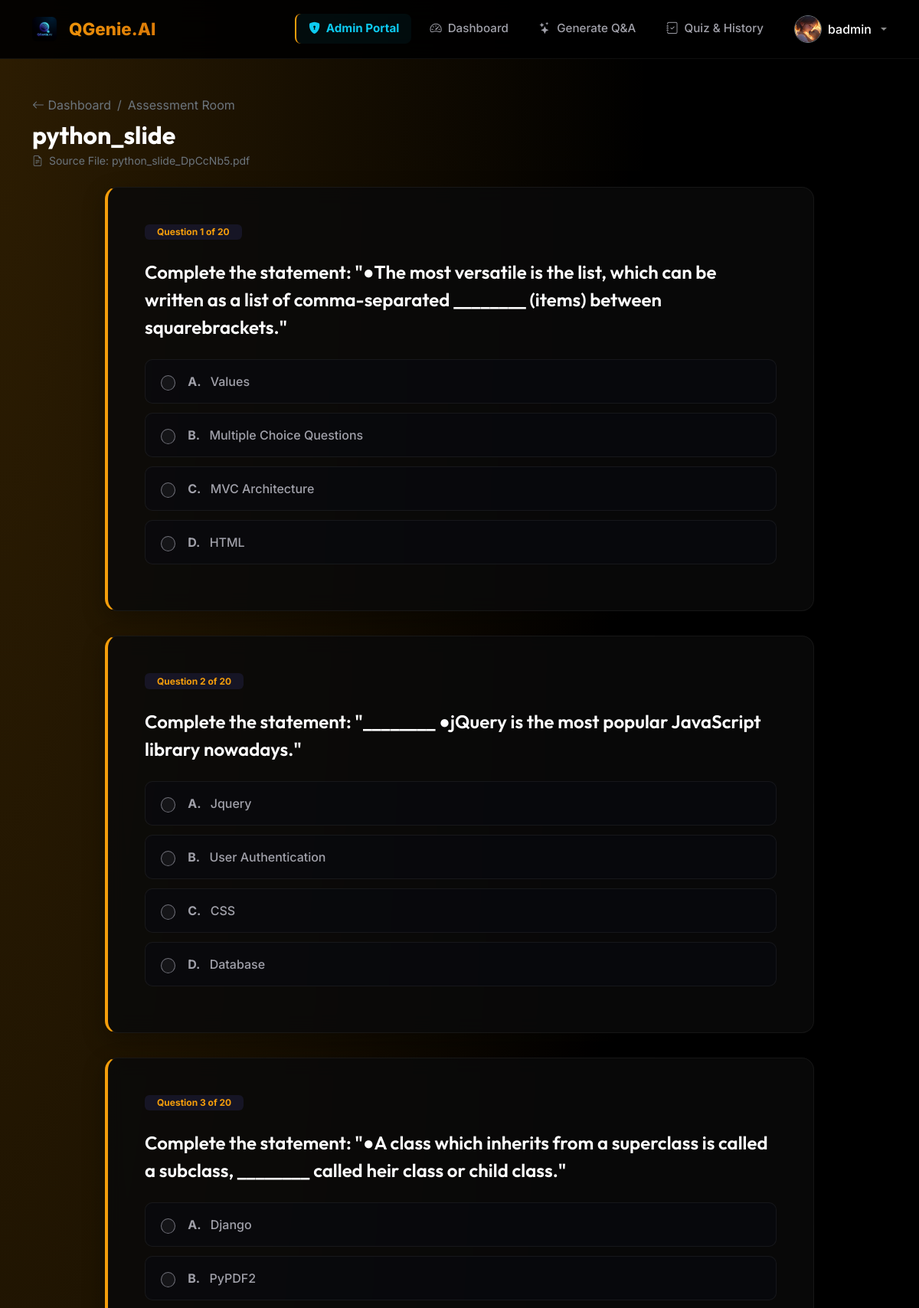
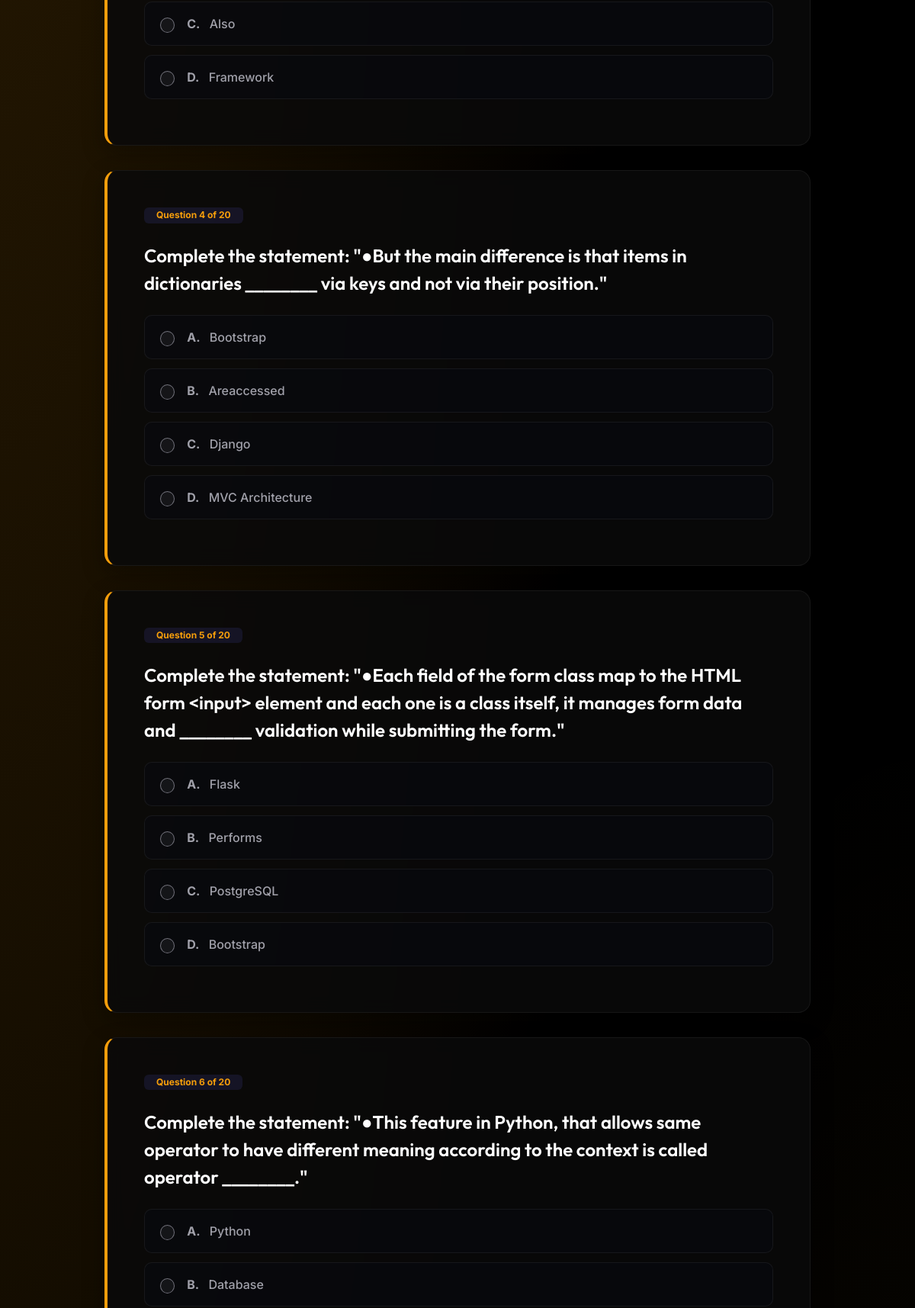
The page /quiz/16/ (signed in, upper part) on the database its author committed (2 pictures, top to bottom).
### QGenieAIapp/models.py (models this page shows, shortened)
class UserProfile(models.Model):
    THEME_CHOICES = [
        ('indigo', 'Indigo Glow'),
        ('emerald', 'Emerald Forest'),
        ('rose', 'Rose Quartz'),
        ('amber', 'Amber Gold'),
        ('dark', 'Midnight Dark'),
    ]
    THEME_MODE_CHOICES = [
        ('light', 'Light Mode'),
        ('dark', 'Dark Mode'),
        ('night', 'Night Mode'),
    ]
    user = models.OneToOneField(User, on_delete=models.CASCADE, related_name='profile')
    avatar = models.ImageField(upload_to='avatars/', blank=True, null=True)
    theme = models.CharField(max_length=20, choices=THEME_CHOICES, default='indigo')
    theme_mode = models.CharField(max_length=20, choices=THEME_MODE_CHOICES, default='dark')

class UploadedFile(models.Model):
    FILE_TYPES = [
        ('PDF', 'PDF Document'),
        ('TXT', 'Plain Text File'),
    ]
    user = models.ForeignKey(User, on_delete=models.CASCADE, related_name='uploaded_files')
    file = models.FileField(upload_to='uploads/')
    title = models.CharField(max_length=255)
    file_type = models.CharField(max_length=10, choices=FILE_TYPES)
    include_answers = models.BooleanField(default=True)
    uploaded_at = models.DateTimeField(auto_now_add=True)
    summary_markdown = models.TextField(blank=True, null=True)
    detected_topic = models.CharField(max_length=100, blank=True, null=True)
    difficulty = models.CharField(max_length=20, default='medium')
    def filename(self):
        return os.path.basename(self.file.name)

class Question(models.Model):
    ANSWER_CHOICES = [
        ('A', 'Option A'),
        ('B', 'Option B'),
        ('C', 'Option C'),
        ('D', 'Option D'),
    ]
    file = models.ForeignKey(UploadedFile, on_delete=models.CASCADE, related_name='questions')
    question_text = models.TextField()
    option_a = models.TextField()
    option_b = models.TextField()
    option_c = models.TextField()
    option_d = models.TextField()
    correct_answer = models.CharField(max_length=1, choices=ANSWER_CHOICES)
    explanation = models.TextField(blank=True, null=True)

### QGenieAIapp/views.py (the view)
# urls.py: path('quiz/<int:file_id>/', views.quiz_view, name='quiz'),
@login_required
def quiz_view(request, file_id):
    file_obj = get_object_or_404(UploadedFile, id=file_id, user=request.user)
    questions = file_obj.questions.all().order_by('?')
    if not questions.exists():
        messages.error(request, "No questions found for this file. Please regenerate or re-upload.")
        return redirect('dashboard')
    timer_seconds = questions.count() * 60
    context = {
        'file_obj': file_obj,
        'questions': questions,
        'timer_seconds': timer_seconds,
    }
    return render(request, 'user_panel/quiz.html', context)

### templates/user_panel/quiz.html (shortened to what this page needs)
{% extends 'user_panel/base.html' %}
{% load static %}
{% block content %}
<div class="row">
    <div class="col-12 mb-4">
        <div class="d-flex align-items-center gap-2 text-secondary mb-2">
            <a href="{% url 'dashboard' %}" class="text-decoration-none text-secondary"><i class="bi bi-arrow-left"></i> Dashboard</a>
            <span>/</span>
            <span>Assessment Room</span>
        </div>
        <h2 class="text-white fw-bold mb-1">{{ file_obj.title }}</h2>
        <p class="text-secondary small mb-0"><i class="bi bi-file-earmark-text me-1"></i> Source File: {{ file_obj.filename }}</p>
    </div>
</div>
<form id="quizForm" method="post" action="{% url 'submit_quiz' %}">
    <div class="row">
        <div class="col-lg-10 mx-auto">
            {% for q in questions %}
                <div class="card glass-card question-card p-4 p-md-5" id="card_question_{{ forloop.counter }}">
                    <div class="d-flex justify-content-between align-items-center mb-4">
                        <span class="badge bg-indigo-subtle text-indigo px-3 py-1.5 fw-bold" style="color: var(--accent-primary); background-color: rgba(99, 102, 241, 0.12);">
                            Question {{ forloop.counter }} of {{ questions.count }}
                        </span>
                    </div>
                    <h4 class="text-white mb-4 fw-semibold lh-base">{{ q.question_text }}</h4>
                    <div class="options-sheet">
                        <label class="option-container" for="q_{{ q.id }}_A">
                            <input class="form-check-input" type="radio" name="question_{{ q.id }}" id="q_{{ q.id }}_A" value="A" required>
                            <span class="option-label"><strong class="me-2 text-indigo">A.</strong> {{ q.option_a }}</span>
                        </label>
                        <label class="option-container" for="q_{{ q.id }}_B">
                            <input class="form-check-input" type="radio" name="question_{{ q.id }}" id="q_{{ q.id }}_B" value="B">
                            <span class="option-label"><strong class="me-2 text-indigo">B.</strong> {{ q.option_b }}</span>
                        </label>
                        <label class="option-container" for="q_{{ q.id }}_C">
                            <input class="form-check-input" type="radio" name="question_{{ q.id }}" id="q_{{ q.id }}_C" value="C">
                            <span class="option-label"><strong class="me-2 text-indigo">C.</strong> {{ q.option_c }}</span>
                        </label>
                        <label class="option-container" for="q_{{ q.id }}_D">
                            <input class="form-check-input" type="radio" name="question_{{ q.id }}" id="q_{{ q.id }}_D" value="D">
                            <span class="option-label"><strong class="me-2 text-indigo">D.</strong> {{ q.option_d }}</span>
                        </label>
                    </div>
                </div>
            {% endfor %}
        </div>
    </div>
</form>
{% endblock %}

### templates/user_panel/base.html (shortened to what this page needs)
{% load static %}
<!DOCTYPE html>
<html lang="en">
<head>
    <link href="https://cdn.jsdelivr.net/npm/bootstrap@5.3.0/dist/css/bootstrap.min.css" rel="stylesheet">
    <link rel="stylesheet" href="https://cdn.jsdelivr.net/npm/bootstrap-icons@1.10.5/font/bootstrap-icons.css">
    <link rel="stylesheet" href="{% static 'css/user.css' %}">
</head>
<body data-theme="{{ user.profile.theme|default:'indigo' }}" data-theme-mode="{{ user.profile.theme_mode|default:'dark' }}">
    <nav class="navbar navbar-expand-lg navbar-dark navbar-custom">
        <div class="container">
            <a class="navbar-brand navbar-brand-custom" href="{% if user.is_authenticated %}{% url 'dashboard' %}{% else %}/{% endif %}">
                <img src="{% static 'img/logo.png' %}" alt="QGenie Logo" height="32" class="me-2 align-middle" style="border-radius: 6px;"> <span class="align-middle">QGenie.AI</span>
            </a>
            <div class="collapse navbar-collapse" id="navbarNav">
                <ul class="navbar-nav ms-auto align-items-center gap-2 mt-3 mt-lg-0">
                    {% if user.is_authenticated %}
                        {% if user.is_staff %}
                            <li class="nav-item">
                                <a class="nav-link nav-link-custom text-info fw-bold" href="{% url 'admin_dashboard' %}" style="border-left: 2px solid var(--accent-primary); background: rgba(0, 210, 255, 0.05);">
                                    <i class="bi bi-shield-lock-fill me-1"></i> Admin Portal
                                </a>
                            </li>
                        {% endif %}
                        <li class="nav-item">
                            <a class="nav-link nav-link-custom {% if request.resolver_match.url_name == 'dashboard' %}active{% endif %}" href="{% url 'dashboard' %}">
                                <i class="bi bi-speedometer2 me-1"></i> Dashboard
                            </a>
                        </li>
                        <li class="nav-item">
                            <a class="nav-link nav-link-custom {% if request.resolver_match.url_name == 'upload' %}active{% endif %}" href="{% url 'upload' %}">
                                <i class="bi bi-stars me-1"></i> Generate Q&A
                            </a>
                        </li>
                        <li class="nav-item">
                            <a class="nav-link nav-link-custom {% if request.resolver_match.url_name == 'history' %}active{% endif %}" href="{% url 'history' %}">
                                <i class="bi bi-journal-check me-1"></i> Quiz & History
                            </a>
                        </li>
                        <li class="nav-item dropdown ms-lg-3">
                            <a class="nav-link dropdown-toggle d-flex align-items-center gap-2 text-decoration-none" href="#" id="userDropdown" role="button" data-bs-toggle="dropdown" aria-expanded="false" style="padding: 0;">
                                {% if user.profile.avatar %}
                                    <img src="{{ user.profile.avatar.url }}" alt="Avatar" class="rounded-circle border border-secondary" style="width: 36px; height: 36px; object-fit: cover;">
                                {% endif %}
                                <span class="text-white d-none d-lg-inline-block hover-indigo" style="font-weight: 500;">{{ user.username }}</span>
                            </a>
                        </li>
                    {% endif %}
                </ul>
            </div>
        </div>
    </nav>
    <div class="container my-5 flex-grow-1">
        {% block content %}{% endblock %}
    </div>
</body>
</html>

### static/css/user.css (style rules this page uses)
:root { --bg-color: #0b0c15; --bg-card: rgba(22, 24, 47, 0.6); --bg-glass: rgba(15, 17, 36, 0.7); --border-glass: rgba(255, 255, 255, 0.08); --accent-primary: #6366f1; --accent-secondary: #a855f7; --accent-glow: rgba(99, 102, 241, 0.15); --text-primary: #f8fafc; --text-secondary: #94a3b8; --text-muted: #64748b; }
body { background-color: var(--bg-color); color: var(--text-primary); font-family: 'Inter', sans-serif; min-height: 100vh; display: flex; flex-direction: column; overflow-x: hidden; background-image: radial-gradient(at 0% 0%, rgba(99, 102, 241, 0.12) 0px, transparent 50%), radial-gradient(at 100% 100%, rgba(168, 85, 247, 0.12) 0px, transparent 50%); background-attachment: fixed; }
h1, h2, h3, h4, h5, h6, .display-font { font-family: 'Outfit', sans-serif; font-weight: 600; }
.navbar-custom { background: var(--bg-glass); backdrop-filter: blur(16px); -webkit-backdrop-filter: blur(16px); border-bottom: 1px solid var(--border-glass); padding: 1rem 0; z-index: 1000; }
.navbar-brand-custom { font-size: 1.6rem; font-weight: 800; background: linear-gradient(135deg, var(--accent-primary) 0%, var(--accent-secondary) 100%); -webkit-background-clip: text; -webkit-text-fill-color: transparent; display: flex; align-items: center; gap: 0.5rem; }
.nav-link-custom { color: var(--text-secondary); font-weight: 500; font-size: 0.95rem; padding: 0.5rem 1rem !important; border-radius: 8px; transition: all 0.3s cubic-bezier(0.4, 0, 0.2, 1); }
.glass-card { background: var(--bg-card); backdrop-filter: blur(12px); -webkit-backdrop-filter: blur(12px); border: 1px solid var(--border-glass); border-radius: 16px; box-shadow: 0 10px 30px rgba(0, 0, 0, 0.3); transition: all 0.3s cubic-bezier(0.4, 0, 0.2, 1); }
.question-card { border-left: 4px solid var(--accent-primary) !important; margin-bottom: 2rem; }
.option-container { display: flex; align-items: center; background: rgba(9, 10, 20, 0.4); border: 1px solid var(--border-glass); border-radius: 10px; padding: 1rem 1.25rem; margin-bottom: 0.75rem; cursor: pointer; transition: all 0.25s cubic-bezier(0.4, 0, 0.2, 1); }
.option-container input[type="radio"] { width: 20px; height: 20px; margin-right: 1rem; background-color: rgba(255, 255, 255, 0.05); border: 1.5px solid var(--text-muted); cursor: pointer; }
.option-label { color: var(--text-secondary); font-weight: 500; margin: 0; cursor: pointer; width: 100%; }
@media (max-width: 1200px) { .navbar-brand-custom { font-size: 1.4rem; } }

### rows shown on the page
UploadedFile: title "python_slide", filename "python_slide_DpCcNb5.pdf"
Question: count "20", question_text "Complete the statement: \"●The most versatile is the list, which can be written as a list of comma-separated ________ (items) between squarebrackets.\"", option_a "Values", option_b "Multiple Choice Questions", option_c "MVC Architecture", option_d "HTML"
Question: count "20", question_text "Complete the statement: \"________ ●jQuery is the most popular JavaScript library nowadays.\"", option_a "Jquery", option_b "User Authentication", option_c "CSS", option_d "Database"
Question: count "20", question_text "Complete the statement: \"●A class which inherits from a superclass is called a subclass, ________ called heir class or child class.\"", option_a "Django", option_b "PyPDF2", option_c "Also", option_d "Framework"
Question: count "20", question_text "Complete the statement: \"●But the main difference is that items in dictionaries ________ via keys and not via their position.\"", option_a "Bootstrap", option_b "Areaccessed", option_c "Django", option_d "MVC Architecture"
Question: count "20", question_text "Complete the statement: \"●Each field of the form class map to the HTML form <input> element and each one is a class itself, it manages form data and ________ validation while submitting the form.\"", option_a "Flask", option_b "Performs", option_c "PostgreSQL", option_d "Bootstrap"
Question: count "20", question_text "Complete the statement: \"●This feature in Python, that allows same operator to have different meaning according to the context is called operator ________.\"", option_a "Python", option_b "Database"

### other values the page prints
{{ user.username }} "badmin"
